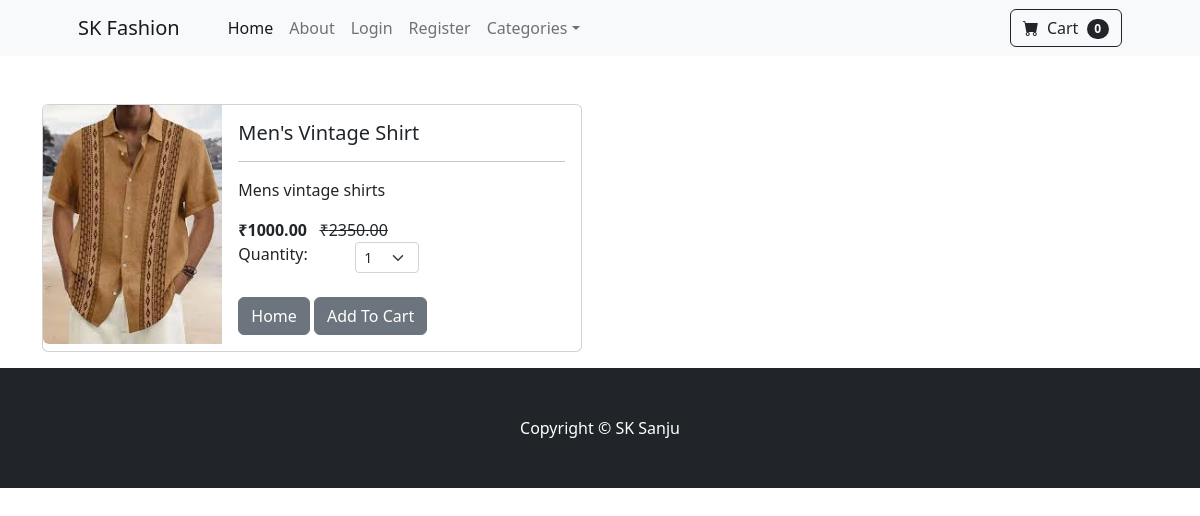
Page /product/1 on the committed database.
### store/models.py (models this page shows, shortened)
class Product(models.Model):
    id = models.AutoField(primary_key=True)
    name = models.CharField(max_length=50)
    price = models.DecimalField(default=0, decimal_places=2, max_digits=10)
    category = models.ForeignKey(Category, on_delete=models.CASCADE, db_column='category_id', blank=False, null=False)
    description = models.CharField(max_length=250, default='', blank=True, null=True)
    image = models.ImageField( upload_to='uploads/product/')
    is_sale = models.BooleanField(default=False)
    sale_price = models.DecimalField(default=0, decimal_places=2, max_digits=10)

### store/views.py (the view)
# urls.py: path('product/<int:pk>',views.product, name='product'),
def product(request,pk):
    product = Product.objects.get(id=pk)
    return render (request, 'product.html',{'product':product})

### cart/cart.py (called while the page is built)
    def __len__(self):
        return len(self.cart)

### cart/context_processors.py (called while the page is built)
def cart(request):
    return{'cart':Cart(request)}

### store/templates/product.html (shortened to what this page needs)
{% extends "base.html" %}
{% block content %}
<div class="container">
    <br><br>
    <div class="card mb-3" style="max-width: 540px;">
        <div class="row g-0">
            <div class="col-md-4">
                <img src="{{product.image.url}}" class="img-fluid rounded-start" alt="...">
            </div>
            <div class="col-md-8">
                <div class="card-body">
                    <h5 class="card-title">{{product.name}}</h5>
                    <hr>
                    <p class="card-text">{{product.description}}</p>
                    {% if product.is_sale %}
                    <strong>₹{{product.sale_price}}</strong>
                    <strike>
                        ₹{{product.price}}
                    </strike>
                    {% else %}
                    ₹{{product.price}}
                    <br>
                    {% endif %}
                    <div class="row">
                        <div class=" col-md-4">Quantity:</div>
                        <div class="col-md-3">
                            <select class="form-select form-select-sm" id="qty-cart">
                                <option value="1">1</option>
                            </select>
                        </div>
                    </div>
                    <br>
                    <a href="{% url "home" %}" class="btn btn-secondary">Home</a>
                    <button type="button" value="{{ product.id }}" class="btn btn-secondary" id="add-cart" >Add To Cart</button>
                </div>
            </div>
        </div>
    </div>
</div>
{% endblock %}

### rows in the picture
Product: image (picture), name "Men's Vintage Shirt", description "Mens vintage shirts", sale_price "1000.00", price "2350.00"

### other values in the picture
{{ cart|length }} "0"
